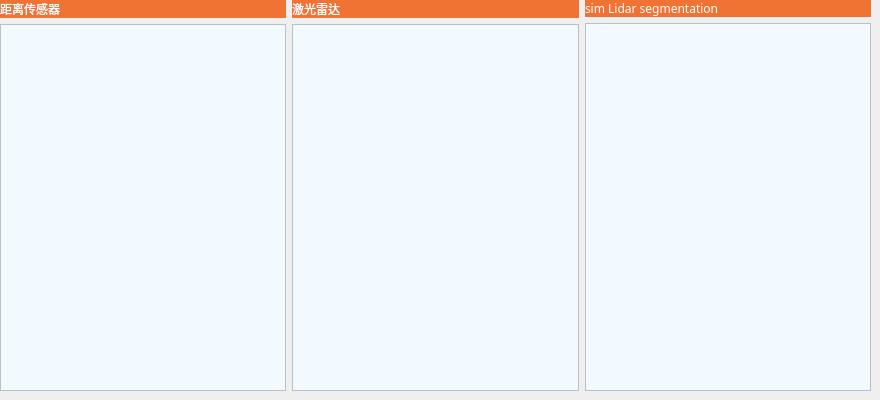
    <widget class="QWidget" name="tab_4">
     <attribute name="title">
      <string>传感器画面</string>
     </attribute>
     <widget class="QWidget" name="horizontalLayoutWidget">
      <property name="geometry">
       <rect>
        <x>0</x>
        <y>0</y>
        <width>871</width>
        <height>391</height>
       </rect>
      </property>
      <layout class="QHBoxLayout" name="horizontalLayout_5">
       <item>
        <layout class="QVBoxLayout" name="verticalLayout_3">
         <item>
          <widget class="QLabel" name="label_5">
           <property name="palette">
            <palette>
             <active>
              <colorrole role="WindowText">
               <brush brushstyle="SolidPattern">
                <color alpha="255">
                 <red>255</red>
                 <green>255</green>
                 <blue>255</blue>
                </color>
               </brush>
              </colorrole>
              <colorrole role="Button">
               <brush brushstyle="SolidPattern">
                <color alpha="255">
                 <red>241</red>
                 <green>115</green>
                 <blue>52</blue>
                </color>
               </brush>
              </colorrole>
              <colorrole role="Base">
               <brush brushstyle="SolidPattern">
                <color alpha="255">
                 <red>241</red>
                 <green>115</green>
                 <blue>52</blue>
                </color>
               </brush>
              </colorrole>
              <colorrole role="Window">
               <brush brushstyle="SolidPattern">
                <color alpha="255">
                 <red>241</red>
                 <green>115</green>
                 <blue>52</blue>
                </color>
               </brush>
              </colorrole>
             </active>
             <inactive>
              <colorrole role="WindowText">
               <brush brushstyle="SolidPattern">
                <color alpha="255">
                 <red>255</red>
                 <green>255</green>
                 <blue>255</blue>
                </color>
               </brush>
              </colorrole>
              <colorrole role="Button">
               <brush brushstyle="SolidPattern">
                <color alpha="255">
                 <red>241</red>
                 <green>115</green>
                 <blue>52</blue>
                </color>
               </brush>
              </colorrole>
              <colorrole role="Base">
               <brush brushstyle="SolidPattern">
                <color alpha="255">
                 <red>241</red>
                 <green>115</green>
                 <blue>52</blue>
                </color>
               </brush>
              </colorrole>
              <colorrole role="Window">
               <brush brushstyle="SolidPattern">
                <color alpha="255">
                 <red>241</red>
                 <green>115</green>
                 <blue>52</blue>
                </color>
               </brush>
              </colorrole>
             </inactive>
             <disabled>
              <colorrole role="WindowText">
               <brush brushstyle="SolidPattern">
                <color alpha="255">
                 <red>120</red>
                 <green>120</green>
                 <blue>120</blue>
                </color>
               </brush>
              </colorrole>
              <colorrole role="Button">
               <brush brushstyle="SolidPattern">
                <color alpha="255">
                 <red>241</red>
                 <green>115</green>
                 <blue>52</blue>
                </color>
               </brush>
              </colorrole>
              <colorrole role="Base">
               <brush brushstyle="SolidPattern">
                <color alpha="255">
                 <red>241</red>
                 <green>115</green>
                 <blue>52</blue>
                </color>
               </brush>
              </colorrole>
              <colorrole role="Window">
               <brush brushstyle="SolidPattern">
                <color alpha="255">
                 <red>241</red>
                 <green>115</green>
                 <blue>52</blue>
                </color>
               </brush>
              </colorrole>
             </disabled>
            </palette>
           </property>
           <property name="font">
            <font>
             <family>等线</family>
             <weight>50</weight>
             <bold>false</bold>
            </font>
           </property>
           <property name="styleSheet">
            <string notr="true">background-color: rgb(226, 226, 226);
background-color: rgb(241, 115, 52);</string>
           </property>
           <property name="text">
            <string>距离传感器</string>
           </property>
          </widget>
         </item>
         <item>
          <widget class="QGraphicsView" name="distance_sensor_view">
           <property name="font">
            <font>
             <family>Adobe 繁黑體 Std B</family>
             <weight>75</weight>
             <bold>true</bold>
            </font>
           </property>
           <property name="styleSheet">
            <string notr="true">background-color: rgb(242, 249, 255);</string>
           </property>
          </widget>
         </item>
        </layout>
       </item>
       <item>
        <layout class="QVBoxLayout" name="verticalLayout_2">
         <item>
          <widget class="QLabel" name="label_4">
           <property name="palette">
            <palette>
             <active>
              <colorrole role="WindowText">
               <brush brushstyle="SolidPattern">
                <color alpha="255">
                 <red>255</red>
                 <green>255</green>
                 <blue>255</blue>
                </color>
               </brush>
              </colorrole>
              <colorrole role="Button">
               <brush brushstyle="SolidPattern">
                <color alpha="255">
                 <red>241</red>
                 <green>115</green>
                 <blue>52</blue>
                </color>
               </brush>
              </colorrole>
              <colorrole role="Base">
               <brush brushstyle="SolidPattern">
                <color alpha="255">
                 <red>241</red>
                 <green>115</green>
                 <blue>52</blue>
                </color>
               </brush>
              </colorrole>
              <colorrole role="Window">
               <brush brushstyle="SolidPattern">
                <color alpha="255">
                 <red>241</red>
                 <green>115</green>
                 <blue>52</blue>
                </color>
               </brush>
              </colorrole>
             </active>
             <inactive>
              <colorrole role="WindowText">
               <brush brushstyle="SolidPattern">
                <color alpha="255">
                 <red>255</red>
                 <green>255</green>
                 <blue>255</blue>
                </color>
               </brush>
              </colorrole>
              <colorrole role="Button">
               <brush brushstyle="SolidPattern">
                <color alpha="255">
                 <red>241</red>
                 <green>115</green>
                 <blue>52</blue>
                </color>
               </brush>
              </colorrole>
              <colorrole role="Base">
               <brush brushstyle="SolidPattern">
                <color alpha="255">
                 <red>241</red>
                 <green>115</green>
                 <blue>52</blue>
                </color>
               </brush>
              </colorrole>
              <colorrole role="Window">
               <brush brushstyle="SolidPattern">
                <color alpha="255">
                 <red>241</red>
                 <green>115</green>
                 <blue>52</blue>
                </color>
               </brush>
              </colorrole>
             </inactive>
             <disabled>
              <colorrole role="WindowText">
               <brush brushstyle="SolidPattern">
                <color alpha="255">
                 <red>120</red>
                 <green>120</green>
                 <blue>120</blue>
                </color>
               </brush>
              </colorrole>
              <colorrole role="Button">
               <brush brushstyle="SolidPattern">
                <color alpha="255">
                 <red>241</red>
                 <green>115</green>
                 <blue>52</blue>
                </color>
               </brush>
              </colorrole>
              <colorrole role="Base">
               <brush brushstyle="SolidPattern">
                <color alpha="255">
                 <red>241</red>
                 <green>115</green>
                 <blue>52</blue>
                </color>
               </brush>
              </colorrole>
              <colorrole role="Window">
               <brush brushstyle="SolidPattern">
                <color alpha="255">
                 <red>241</red>
                 <green>115</green>
                 <blue>52</blue>
                </color>
               </brush>
              </colorrole>
             </disabled>
            </palette>
           </property>
           <property name="font">
            <font>
             <family>等线</family>
             <weight>50</weight>
             <bold>false</bold>
            </font>
           </property>
           <property name="styleSheet">
            <string notr="true">background-color: rgb(226, 226, 226);
background-color: rgb(241, 115, 52);</string>
           </property>
           <property name="text">
            <string>激光雷达</string>
           </property>
          </widget>
         </item>
         <item>
          <widget class="QGraphicsView" name="lidar_view">
           <property name="font">
            <font>
             <family>Adobe 繁黑體 Std B</family>
             <weight>75</weight>
             <bold>true</bold>
            </font>
           </property>
           <property name="styleSheet">
            <string notr="true">background-color: rgb(242, 249, 255);</string>
           </property>
          </widget>
         </item>
        </layout>
       </item>
       <item>
        <layout class="QVBoxLayout" name="verticalLayout_4">
         <item>
          <widget class="QLabel" name="label_7">
           <property name="palette">
            <palette>
             <active>
              <colorrole role="WindowText">
               <brush brushstyle="SolidPattern">
                <color alpha="255">
                 <red>255</red>
                 <green>255</green>
                 <blue>255</blue>
                </color>
               </brush>
              </colorrole>
              <colorrole role="Button">
               <brush brushstyle="SolidPattern">
                <color alpha="255">
                 <red>241</red>
                 <green>115</green>
                 <blue>52</blue>
                </color>
               </brush>
              </colorrole>
              <colorrole role="Base">
               <brush brushstyle="SolidPattern">
                <color alpha="255">
                 <red>241</red>
                 <green>115</green>
                 <blue>52</blue>
                </color>
               </brush>
              </colorrole>
              <colorrole role="Window">
               <brush brushstyle="SolidPattern">
                <color alpha="255">
                 <red>241</red>
                 <green>115</green>
                 <blue>52</blue>
                </color>
               </brush>
              </colorrole>
             </active>
             <inactive>
              <colorrole role="WindowText">
               <brush brushstyle="SolidPattern">
                <color alpha="255">
                 <red>255</red>
                 <green>255</green>
                 <blue>255</blue>
                </color>
               </brush>
              </colorrole>
              <colorrole role="Button">
               <brush brushstyle="SolidPattern">
                <color alpha="255">
                 <red>241</red>
                 <green>115</green>
                 <blue>52</blue>
                </color>
               </brush>
              </colorrole>
              <colorrole role="Base">
               <brush brushstyle="SolidPattern">
                <color alpha="255">
                 <red>241</red>
                 <green>115</green>
                 <blue>52</blue>
                </color>
               </brush>
              </colorrole>
              <colorrole role="Window">
               <brush brushstyle="SolidPattern">
                <color alpha="255">
                 <red>241</red>
                 <green>115</green>
                 <blue>52</blue>
                </color>
               </brush>
              </colorrole>
             </inactive>
             <disabled>
              <colorrole role="WindowText">
               <brush brushstyle="SolidPattern">
                <color alpha="255">
                 <red>120</red>
                 <green>120</green>
                 <blue>120</blue>
                </color>
               </brush>
              </colorrole>
              <colorrole role="Button">
               <brush brushstyle="SolidPattern">
                <color alpha="255">
                 <red>241</red>
                 <green>115</green>
                 <blue>52</blue>
                </color>
               </brush>
              </colorrole>
              <colorrole role="Base">
               <brush brushstyle="SolidPattern">
                <color alpha="255">
                 <red>241</red>
                 <green>115</green>
                 <blue>52</blue>
                </color>
               </brush>
              </colorrole>
              <colorrole role="Window">
               <brush brushstyle="SolidPattern">
                <color alpha="255">
                 <red>241</red>
                 <green>115</green>
                 <blue>52</blue>
                </color>
               </brush>
              </colorrole>
             </disabled>
            </palette>
           </property>
           <property name="font">
            <font>
             <family>等线</family>
             <weight>50</weight>
             <bold>false</bold>
            </font>
           </property>
           <property name="styleSheet">
            <string notr="true">background-color: rgb(226, 226, 226);
background-color: rgb(241, 115, 52);</string>
           </property>
           <property name="text">
            <string>sim Lidar segmentation</string>
           </property>
          </widget>
         </item>
         <item>
          <widget class="QGraphicsView" name="sim_lidar_segmentation_view">
           <property name="font">
            <font>
             <family>Adobe 繁黑體 Std B</family>
             <weight>75</weight>
             <bold>true</bold>
            </font>
           </property>
           <property name="styleSheet">
            <string notr="true">background-color: rgb(242, 249, 255);</string>
           </property>
          </widget>
         </item>
        </layout>
       </item>
      </layout>
     </widget>
    </widget>
